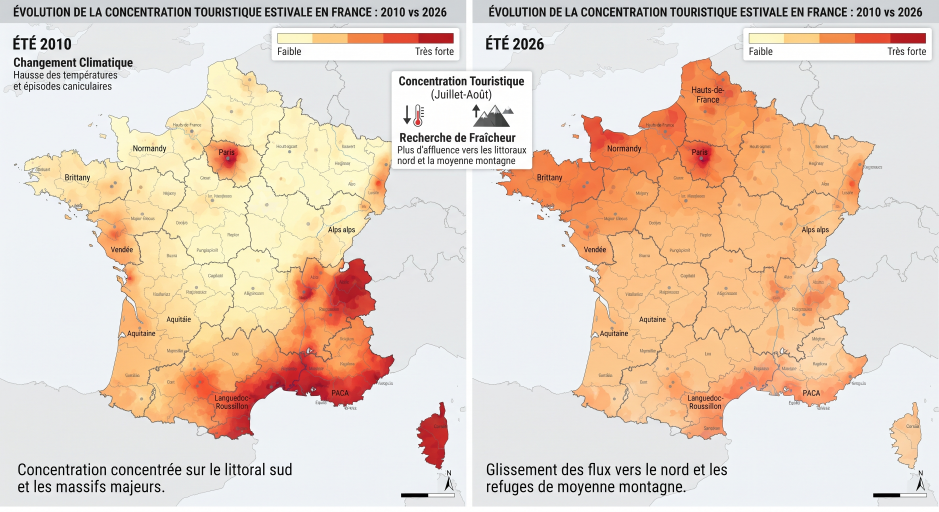
#> input picture images/2010_vs_2026.jpg, 2816 x 1536 px (shown at 1/3 size); its folder holds only this picture in this run
$ python compresser_images.py images/2010_vs_2026.jpg
#> lines starting #> are read from the running program, lines starting #| are printed output that depends on the picture
"""
compresser_images.py
----------------------
Redimensionne et compresse les images du dossier images/ (et ses sous-dossiers,
comme les photos de logements atypiques) pour réduire le poids des pages.

- Ne touche jamais aux .svg, .ico, ni au dossier favicon_io/
- Redimensionne toute image dont la largeur dépasse LARGEUR_MAX
- Recompresse en JPEG qualité 82 (bon compromis visuel/poids) ou PNG optimisé
- Saute les fichiers déjà sous SEUIL_KO (pas la peine d'y toucher)

Usage :
    python compresser_images.py                  # simulation (aucune écriture)
    python compresser_images.py --apply           # applique réellement
"""

import sys
from pathlib import Path
from PIL import Image

DOSSIER_IMAGES = Path("images")
LARGEUR_MAX = 1920
SEUIL_KO = 200  # en dessous, on ne touche pas au fichier
QUALITE_JPEG = 82
APPLY = "--apply" in sys.argv

EXTENSIONS = {".jpg", ".jpeg", ".png"}
DOSSIERS_EXCLUS = {"favicon_io"}


def traiter_image(chemin):
    taille_avant_ko = chemin.stat().st_size / 1024
    if taille_avant_ko < SEUIL_KO:
        return None  # déjà léger, on ne touche pas

    try:
        img = Image.open(chemin)
#> img is the input picture: PIL image 2816x1536 RGB; mean R, G, B 230.7, 211.2, 194.7
    except Exception as e:
        print(f"    ⚠️  Impossible d'ouvrir {chemin.name} : {e}")
        return None

    img_originale_mode = img.mode
#> img_originale_mode = 'RGB'
    largeur, hauteur = img.size
#> largeur = 2816; hauteur = 1536
    redimensionnee = False
    if largeur > LARGEUR_MAX:
        ratio = LARGEUR_MAX / largeur
#> ratio = 0.682
        img = img.resize((LARGEUR_MAX, int(hauteur * ratio)), Image.LANCZOS)
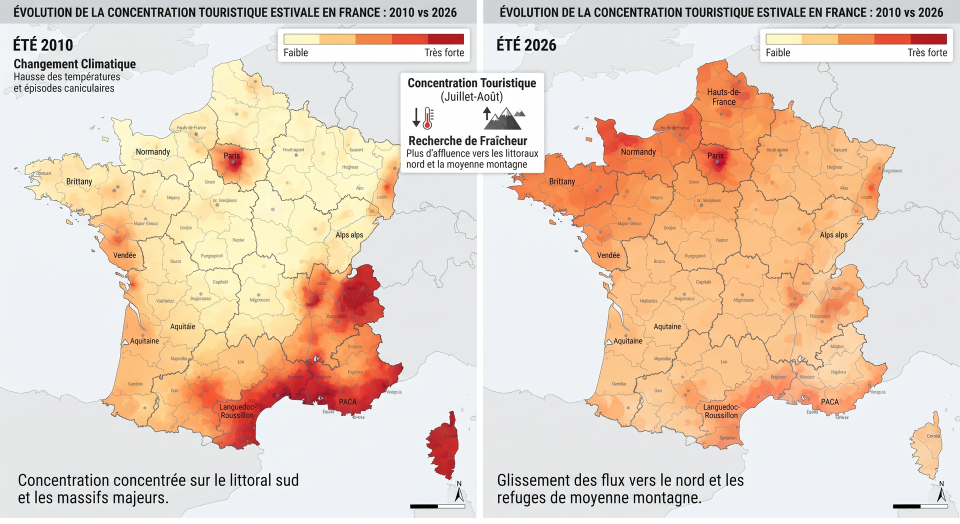
#> img: PIL image 1920x1047 RGB (shown at 1/2 size); mean R, G, B 230.6, 211.2, 194.7
        redimensionnee = True

    if APPLY:
        if chemin.suffix.lower() in (".jpg", ".jpeg"):
            if img.mode in ("RGBA", "P"):
                img = img.convert("RGB")
            img.save(chemin, "JPEG", quality=QUALITE_JPEG, optimize=True)
        else:  # .png
            img.save(chemin, "PNG", optimize=True)

    taille_apres_ko = chemin.stat().st_size / 1024 if APPLY else None
    return {
        "redimensionnee": redimensionnee,
        "avant_ko": taille_avant_ko,
        "apres_ko": taille_apres_ko,
    }


def main():
    if not DOSSIER_IMAGES.exists():
        print("Dossier images/ introuvable — lance ce script depuis la racine du projet.")
        sys.exit(1)

    total_avant = 0
    total_apres = 0
    total_traitees = 0

    for chemin in DOSSIER_IMAGES.rglob("*"):
        if chemin.is_dir():
            continue
        if any(dossier_exclu in chemin.parts for dossier_exclu in DOSSIERS_EXCLUS):
            continue
        if chemin.suffix.lower() not in EXTENSIONS:
            continue

        resultat = traiter_image(chemin)
        if resultat is None:
            continue

        total_traitees += 1
        total_avant += resultat["avant_ko"]
        info = f"{resultat['avant_ko']:.0f} Ko"
        if resultat["redimensionnee"]:
            info += " (redimensionnée)"
        if APPLY:
            total_apres += resultat["apres_ko"]
            info += f" → {resultat['apres_ko']:.0f} Ko"
        print(f"{'[APPLY]' if APPLY else '[SIMULATION]'} {chemin.relative_to(DOSSIER_IMAGES)} : {info}")

    print(f"\n{total_traitees} image(s) {'compressée(s)' if APPLY else 'à compresser'}.")
    print(f"Poids total avant : {total_avant/1024:.1f} Mo")
    if APPLY:
        print(f"Poids total après : {total_apres/1024:.1f} Mo")
        if total_avant > 0:
            print(f"Économie : {(total_avant - total_apres)/1024:.1f} Mo ({(1 - total_apres/total_avant)*100:.0f}%)")
    else:
        print("Relance avec --apply pour compresser réellement les fichiers.")


if __name__ == "__main__":
    main()
